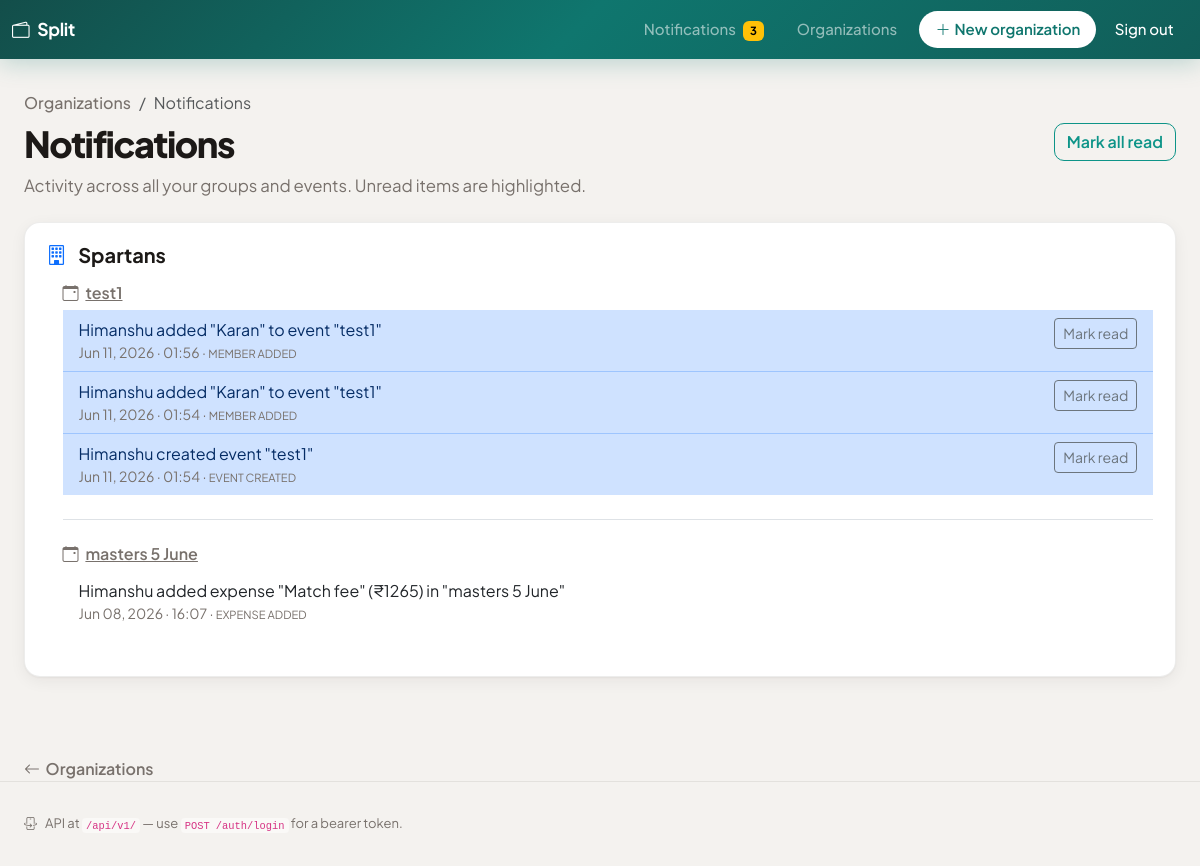
The app's page /notifications (signed in) with its own data.
### app/models.py (models this page shows)
class Organization(Base):
    __tablename__ = "organizations"
    id: Mapped[int] = mapped_column(primary_key=True, autoincrement=True)
    name: Mapped[str] = mapped_column(String(200), nullable=False)
    created_by_user_id: Mapped[int | None] = mapped_column(
        ForeignKey("users.id"), nullable=True, index=True
    )
    created_at: Mapped[datetime] = mapped_column(DateTime, default=datetime.utcnow)
    members: Mapped[list["OrganizationMember"]] = relationship(
        back_populates="organization", cascade="all, delete-orphan"
    )
    events: Mapped[list["Event"]] = relationship(
        back_populates="organization", cascade="all, delete-orphan"
    )
    org_contributions: Mapped[list["OrganizationContribution"]] = relationship(
        back_populates="organization", cascade="all, delete-orphan"
    )

class Event(Base):
    __tablename__ = "events"
    id: Mapped[int] = mapped_column(primary_key=True, autoincrement=True)
    organization_id: Mapped[int] = mapped_column(
        ForeignKey("organizations.id"), nullable=False
    )
    name: Mapped[str] = mapped_column(String(200), nullable=False)
    created_by_user_id: Mapped[int | None] = mapped_column(
        ForeignKey("users.id"), nullable=True, index=True
    )
    created_at: Mapped[datetime] = mapped_column(DateTime, default=datetime.utcnow)
    organization: Mapped["Organization"] = relationship(back_populates="events")
    members: Mapped[list["Member"]] = relationship(
        back_populates="event", cascade="all, delete-orphan"
    )
    expenses: Mapped[list["Expense"]] = relationship(
        back_populates="event", cascade="all, delete-orphan"
    )

class Activity(Base):
    __tablename__ = "activities"
    id: Mapped[int] = mapped_column(primary_key=True, autoincrement=True)
    recipient_user_id: Mapped[int] = mapped_column(ForeignKey("users.id"), nullable=False)
    organization_id: Mapped[int | None] = mapped_column(
        ForeignKey("organizations.id"), nullable=True, index=True
    )
    event_id: Mapped[int | None] = mapped_column(
        ForeignKey("events.id"), nullable=True, index=True
    )
    actor_user_id: Mapped[int | None] = mapped_column(ForeignKey("users.id"), nullable=True)
    kind: Mapped[str] = mapped_column(String(64), nullable=False)
    summary: Mapped[str] = mapped_column(String(500), nullable=False)
    read_at: Mapped[datetime | None] = mapped_column(DateTime, nullable=True)
    created_at: Mapped[datetime] = mapped_column(DateTime, default=datetime.utcnow)
    recipient: Mapped["User"] = relationship(
        "User",
        foreign_keys=[recipient_user_id],
        back_populates="activities_received",
    )
    actor: Mapped["User | None"] = relationship(
        "User",
        foreign_keys=[actor_user_id],
        back_populates="activities_sent",
    )

### app/routers/web.py (the view)
@router.get("/notifications", response_class=HTMLResponse)
def page_notifications(request: Request, db: Session = Depends(get_db)):
    uid = require_session_user(request)
    if isinstance(uid, RedirectResponse):
        return uid
    rows = activity_service.list_for_user(db, uid, limit=400)
    grouped = activity_service.group_activities_hierarchy(db, rows)
    return templates.TemplateResponse(
        request,
        "notifications.html",
        {
            "title": "Notifications",
            "grouped": grouped,
            "activities": rows,
        },
    )

### templates/notifications.html (shortened to what this page needs)
{% extends "base.html" %}
{% block content %}
<nav class="et-breadcrumb mb-2" aria-label="breadcrumb">
  <ol class="breadcrumb small mb-0">
    <li class="breadcrumb-item"><a href="/orgs">Organizations</a></li>
    <li class="breadcrumb-item active" aria-current="page">Notifications</li>
  </ol>
</nav>
<header class="mb-4 d-flex flex-wrap justify-content-between align-items-start gap-3">
  <div>
    <h1 class="et-hero-title mb-2">Notifications</h1>
    <p class="et-hero-lead mb-0">Activity across all your groups and events. Unread items are highlighted.</p>
  </div>
  {% if activities %}
  <form method="post" action="/notifications/read-all">
    <button type="submit" class="btn btn-outline-primary">Mark all read</button>
  </form>
  {% endif %}
</header>
{% if not grouped %}
<div class="et-empty">
  <div class="et-empty-icon"><i class="bi bi-bell"></i></div>
  <p class="et-muted mb-0">No activity yet. Create organizations, events, and expenses to see updates here.</p>
</div>
{% else %}
  {% for org in grouped %}
  <section class="mb-5 et-card">
    <div class="et-card-body">
      <h2 class="h5 fw-bold mb-3">
        <i class="bi bi-building me-2 text-primary"></i>
        <a href="/orgs/{{ org.organization_id }}" class="text-reset text-decoration-none">{{ org.organization_name }}</a>
      </h2>
      {% for eg in org.event_groups %}
      <div class="ms-md-3 mb-4 {% if not loop.last %}border-bottom pb-4{% endif %}">
        <h3 class="h6 fw-semibold et-muted mb-2">
          {% if eg.event_id %}
          <i class="bi bi-calendar-event me-1"></i>
          <a href="/events/{{ eg.event_id }}" class="text-reset">{{ eg.event_name }}</a>
          {% else %}
          <i class="bi bi-collection me-1"></i>{{ eg.event_name }}
          {% endif %}
        </h3>
        <ul class="list-group list-group-flush">
          {% for a in eg.activities %}
          <li class="list-group-item d-flex flex-wrap justify-content-between align-items-start gap-2 {% if not a.read_at %}list-group-item-primary bg-opacity-10{% endif %}">
            <div class="flex-grow-1 min-w-0">
              <p class="mb-0">{{ a.summary }}</p>
              <p class="small et-muted mb-0">{{ a.created_at.strftime('%b %d, %Y · %H:%M') }} · <span class="text-uppercase" style="font-size: 0.7rem;">{{ a.kind | replace('_', ' ') }}</span></p>
            </div>
            {% if not a.read_at %}
            <form method="post" action="/notifications/{{ a.id }}/read" class="flex-shrink-0">
              <button type="submit" class="btn btn-sm btn-outline-secondary">Mark read</button>
            </form>
            {% endif %}
          </li>
          {% endfor %}
        </ul>
      </div>
      {% endfor %}
    </div>
  </section>
  {% endfor %}
{% endif %}
<a href="/orgs" class="et-link-back"><i class="bi bi-arrow-left"></i>Organizations</a>
{% endblock %}

### static/app.css (style rules this page uses)
:root { --et-bg: #f4f2ef; --et-bg-elevated: #ffffff; --et-surface-2: #faf9f7; --et-text: #1c1917; --et-text-muted: #78716c; --et-border: rgba(28, 25, 23, 0.08); --et-border-strong: rgba(28, 25, 23, 0.12); --et-accent: #0d9488; --et-accent-hover: #0f766e; --et-accent-soft: rgba(13, 148, 136, 0.12); --et-accent-2: #6366f1; --et-radius: 12px; --et-radius-sm: 10px; --et-radius-lg: 16px; --et-shadow: 0 1px 2px rgba(28, 25, 23, 0.04), 0 4px 16px rgba(28, 25, 23, 0.06); --et-shadow-hover: 0 8px 24px rgba(28, 25, 23, 0.08); --et-green: #059669; --et-green-soft: rgba(5, 150, 105, 0.12); --et-red: #dc2626; --et-red-soft: rgba(220, 38, 38, 0.1); --et-font: "Plus Jakarta Sans", system-ui, -apple-system, sans-serif; }
*, *::before, *::after { box-sizing: border-box; }
html { scroll-behavior: smooth; }
body.et-body { font-family: var(--et-font); background: var(--et-bg); color: var(--et-text); min-height: 100vh; -webkit-font-smoothing: antialiased; }
.et-card { background: var(--et-bg-elevated); border: 1px solid var(--et-border); border-radius: var(--et-radius-lg); box-shadow: var(--et-shadow); transition: box-shadow 0.2s ease, transform 0.2s ease, border-color 0.2s ease; }
.et-card-body { padding: 1.25rem 1.35rem; }
.btn-outline-primary { --bs-btn-color: var(--et-accent); --bs-btn-border-color: var(--et-accent); --bs-btn-hover-bg: var(--et-accent); --bs-btn-hover-border-color: var(--et-accent); font-weight: 600; border-radius: var(--et-radius-sm); }
.et-hero-title { font-weight: 800; letter-spacing: -0.04em; font-size: clamp(1.75rem, 4vw, 2.25rem); line-height: 1.15; color: var(--et-text); margin-bottom: 0.5rem; }
.et-hero-lead { color: var(--et-text-muted); font-size: 1.05rem; max-width: 36rem; margin-bottom: 0; }
.et-breadcrumb .breadcrumb-item a { color: var(--et-text-muted); text-decoration: none; font-weight: 500; }
.et-muted { color: var(--et-text-muted); }
.et-link-back { display: inline-flex; align-items: center; gap: 0.35rem; font-weight: 600; color: var(--et-text-muted); text-decoration: none; margin-top: 2rem; }

### records on screen
Organization: organization_name "Spartans"
Event: event_name "test1"
Activity: summary "Himanshu added \"Karan\" to event \"test1\"", created_at "Jun 11, 2026 · 01:56", kind "MEMBER ADDED"
Activity: summary "Himanshu added \"Karan\" to event \"test1\"", created_at "Jun 11, 2026 · 01:54", kind "MEMBER ADDED"
Activity: summary "Himanshu created event \"test1\"", created_at "Jun 11, 2026 · 01:54", kind "EVENT CREATED"
Event: event_name "masters 5 June"
Activity: summary "Himanshu added expense \"Match fee\" (₹1265) in \"masters 5 June\"", created_at "Jun 08, 2026 · 16:07", kind "EXPENSE ADDED"

### other values on screen
{{ request.state.unread_notifications }} "3"
